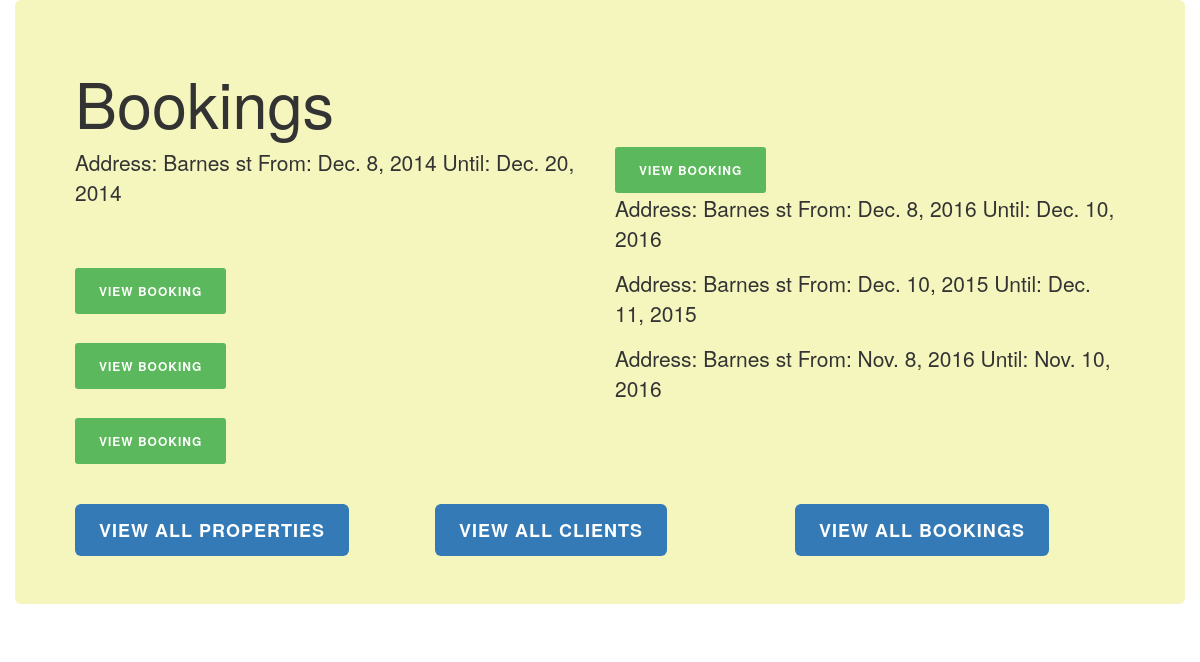
The app's page /ptb/bookings/ with its own data.
### ptb/models.py (models this page shows, shortened)
class Booking(models.Model):
    prop = models.ForeignKey(Property, on_delete=models.CASCADE)
    first_name = models.CharField(max_length=50)
    last_name = models.CharField(max_length=50)
    email = models.EmailField(blank=False)
    date_from = models.DateField(blank=False)
    date_until = models.DateField(blank=False)

class Property(models.Model):
    owner = models.ForeignKey(Client, on_delete=models.CASCADE)
    address = models.CharField(max_length=200)
    pet_friendly = models.BooleanField(blank=False)
    bathrooms = models.PositiveIntegerField(blank=False)
    bedrooms = models.PositiveIntegerField(blank=False)

### ptb/views.py (the view)
def booking_index(request):
    bookings = Booking.objects.all()
    return render(request, 'ptb/booking_index.html', { 'bookings': bookings })

### ptb/templates/ptb/booking_index.html (shortened to what this page needs)
{% extends "./base.html" %}
{% block content %}
<h1> Bookings </h1>
  <div class="row">
      {% if not bookings %}
      <p> There are no bookings yet </p>
      {% else %}
        {% for booking in bookings %}
    <div class="col-md-6">
      <p>
      Address: {{ booking.prop.address }}
      From: {{ booking.date_from }}
      Until: {{ booking.date_until }}
      </p>
    </div>
    <div class="col-md-2">
      <form action="{% url 'ptb:booking_info' booking.id %}" method="get"> {% csrf_token %}
        <button type="submit" class="btn btn-success btn-sm"/>
        View Booking </button>
      </form>
    </div>
    <div class="col-md-4"> </div><br>
    {% endfor %}
  {% endif %}
  </div>
{% endblock %}

### ptb/static/ptb/style.css (style rules this page uses)
.btn { padding: 14px 24px; border: 0 none; font-weight: 700; letter-spacing: 1px; text-transform: uppercase; }

### records on screen
Booking: prop.address "Barnes st", date_from "Dec. 8, 2014", date_until "Dec. 20, 2014"
Booking: prop.address "Barnes st", date_from "Dec. 8, 2016", date_until "Dec. 10, 2016"
Booking: prop.address "Barnes st", date_from "Dec. 10, 2015", date_until "Dec. 11, 2015"
Booking: prop.address "Barnes st", date_from "Nov. 8, 2016", date_until "Nov. 10, 2016"
